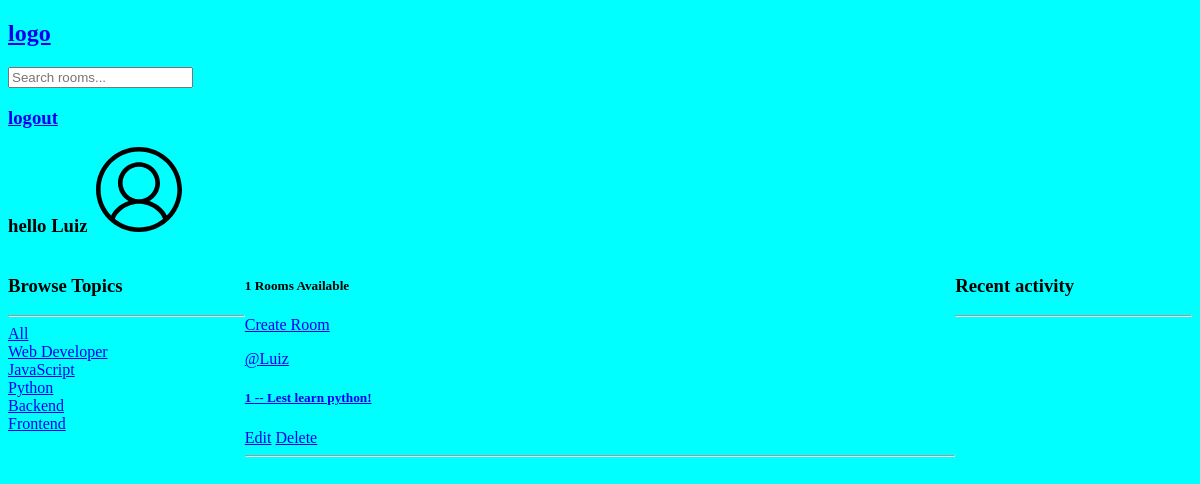
/?q=Python (signed in), run on an earlier commit of the app's database.
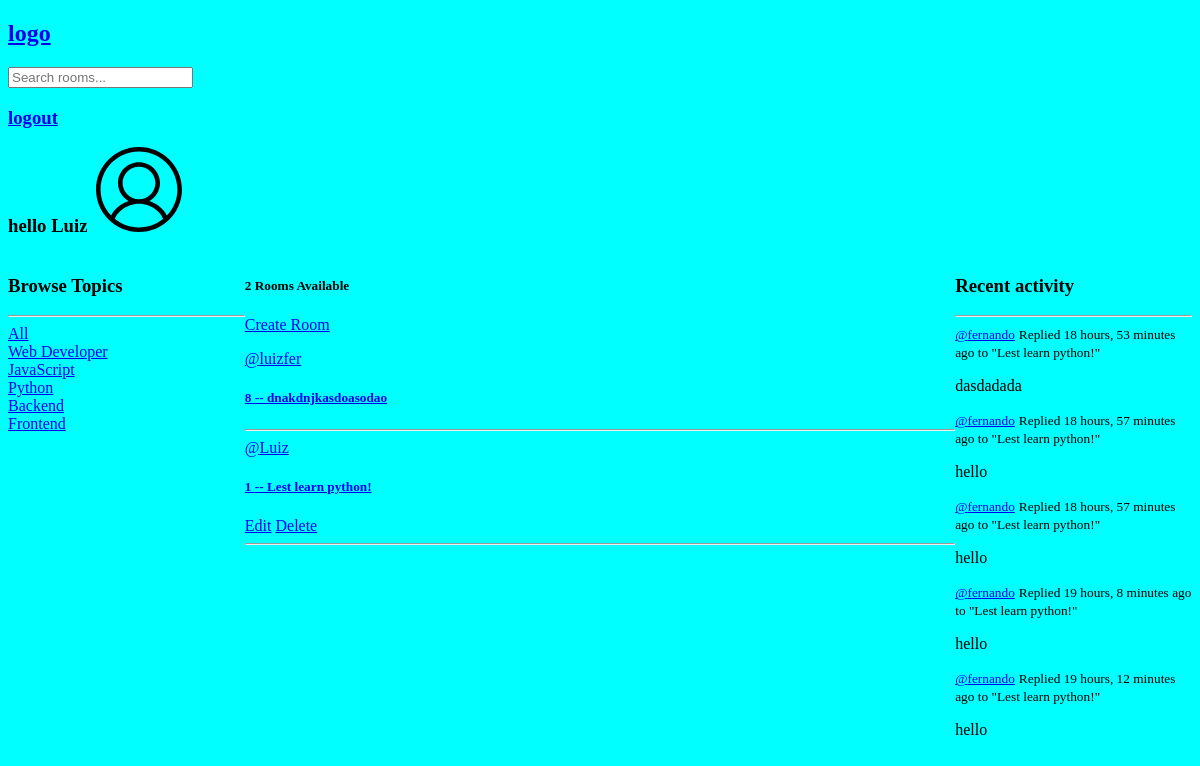
And on a later commit of the database.
### base/models.py (models this page shows, shortened)
class Topic(models.Model):
  name = models.CharField(max_length=200)

class Room(models.Model):
  host = models.ForeignKey(User, on_delete=models.CASCADE, null=True)
  topico = models.ForeignKey(Topic, null=True, on_delete=models.SET_NULL)
  name = models.CharField(max_length=200)
  description = models.TextField(null=True, blank=True)
  participants = models.ManyToManyField(User, related_name='participants', blank=True)
  updated = models.DateTimeField(auto_now=True)
  create = models.DateTimeField(auto_now_add=True)
  class Meta:
    ordering = ['-updated', '-create']
  def __str__(self):
    return self.name

class Message(models.Model):
  user = models.ForeignKey(User, on_delete=models.CASCADE)
  room = models.ForeignKey(Room, on_delete=models.CASCADE)
  body = models.TextField()
  updated = models.DateTimeField(auto_now=True)
  create = models.DateTimeField(auto_now_add=True)
  class Meta:
    ordering = ['-updated', '-create']
  def __str__(self):
    return self.body[0:50]

### base/views.py (the view)
# urls.py: path('',  views.home, name="home"),
def home(request):
  q = request.GET.get('q') if request.GET.get('q') != None else ''
  topics = Topic.objects.all()
  rooms = Room.objects.filter(Q(topico__name__icontains = q) | Q(name__icontains = q) | Q(description__icontains = q))
  room_message = Message.objects.filter(Q(room__topico__name__icontains = q))
  room_count = rooms.count()
  context =  {'rooms' : rooms, 'topics' : topics, 'room_count' : room_count, 'room_messages': room_message}
  return render(request,'base/home.html',context)

### base/templates/base/home.html (shortened to what this page needs)
{% extends "main.html" %}
{% block content %}
<div class="home__container">
  <div>
    {% include "base/topics__component.html" %}
  </div>
  <div>
    <div>
      <h5>{{room_count}} Rooms Available</h5>
      <p><a href="{% url 'create-room' %}">Create Room</a></p>
    </div>
    {% include "base/feed__components.html" %}
  </div>
  <div>
    {% include "base/activity__component.html" %}
  </div>
{% endblock content %}

### base/templates/base/topics__component.html
<h3>
  Browse Topics
</h3>
<hr>
<div>
  <a href="{% url "home" %}">All </a>
</div>
{% for topic in topics %}
  <div>
    <a href="{% url "home" %}?q={{topic.name}}"> {{topic.name}} </a>
  </div>
{% endfor %}

### base/templates/base/feed__components.html (shortened to what this page needs)
{% for room in rooms %}
<div>
    <a href="{% url "user-profile" room.host.id %}">@{{room.host.username}}</a>
    <a href="{% url 'room' room.id %}">
    <h5>
      {{room.id}} -- {{room.name}}
    </h5>
    {% if request.user == room.host %}
    <a href="{% url 'update-room' room.id %}">Edit</a>
    <a href="{% url 'delete-room' room.id %}">Delete</a>
    {% endif %}
    <hr>
    </a>
</div>
{% endfor %}

### base/templates/base/activity__component.html (shortened to what this page needs)
<div>
  <h3>Recent activity</h3>
  <hr>
  {% for message in room_messages %}
  <div>
    <small><a href="{% url "user-profile" message.user.id %}">@{{message.user}}</a></small>
    <small>Replied  {{message.create|timesince}} ago to "{{message.room}}"</small>
    <p>{{message}}</p>
  </div>
  {% endfor %}
</div>

What changed in the data, as far as the page shows it:
added Room: host.username "luizfer", id "8", name "dnakdnjkasdoasodao"
added Message: user "fernando", create "18 hours, 53 minutes", room "Lest learn python!", body "dasdadada"
added Message: user "fernando", create "18 hours, 57 minutes", room "Lest learn python!", body "hello"
added Message: user "fernando", create "18 hours, 57 minutes", room "Lest learn python!", body "hello"
added Message: user "fernando", create "19 hours, 8 minutes", room "Lest learn python!", body "hello"
added Message: user "fernando", create "19 hours, 12 minutes", room "Lest learn python!", body "hello"
Also different on the page:
{{ room_count }}: "1" → "2"
